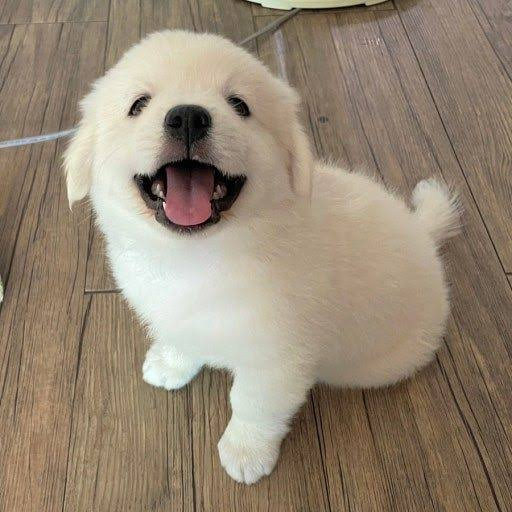
#> input picture [1] Chapter 1 - 파이썬/test.jpg, 512 x 512 px
$ python '1.6 matplotlib.py'
#> lines starting #> are read from the running program, lines starting #| are printed output that depends on the picture
# %% [1.6.1] 그래프
import numpy as np
import matplotlib.pyplot as plt

x = np.arange(0, 6, 0.1) # 0~6까지 0.1 간격으로 생성
y = np.sin(x)

plt.plot(x, y)
plt.show()
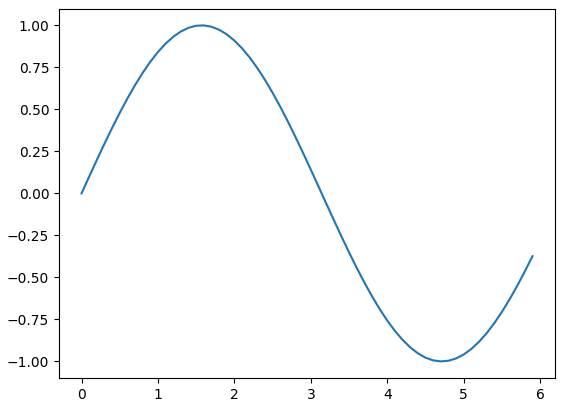
#> figure drawn by matplotlib, 1 panel; curve peaks at x = 1.6, y = 1

# %% [1.6.2] pyplot 기능
# 데이터 준비
x = np.arange(0, 6, 0.1)
y1 = np.sin(x)
y2 = np.cos(x)

# 그래프 그리기
plt.plot(x, y1, label="sin")
plt.plot(x, y2, linestyle="--", label="cos")
plt.xlabel("x") # x축 이름
plt.ylabel("y") # y축 이름
plt.title('sin & cos') # 제목
plt.legend()
plt.show()
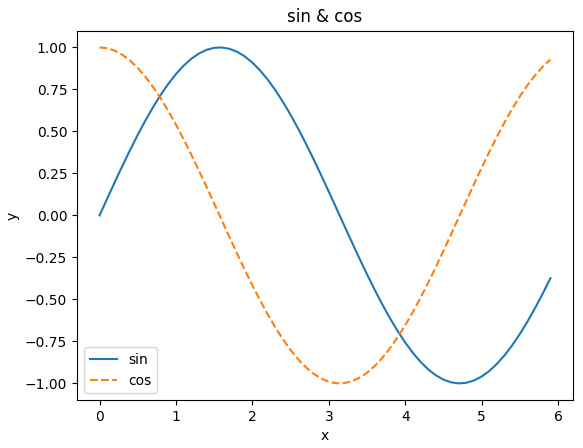
#> figure drawn by matplotlib, 1 panel; curve peaks at x = 1.6, y = 1; curve peaks at x = 0, y = 1

# %% [1.6.3] 이미지 표시
import os
from matplotlib.image import imread

# img = imread('test.png') <- 경로 못 찾아서 수정
img = imread(os.path.join(os.path.dirname(__file__), 'test.jpg')) # 이 .py 파일과 같은 폴더 기준
#> img is the input picture: shape (512, 512, 3); mean R, G, B 149.8, 135.2, 116.7

plt.imshow(img)
plt.show()

# %%
